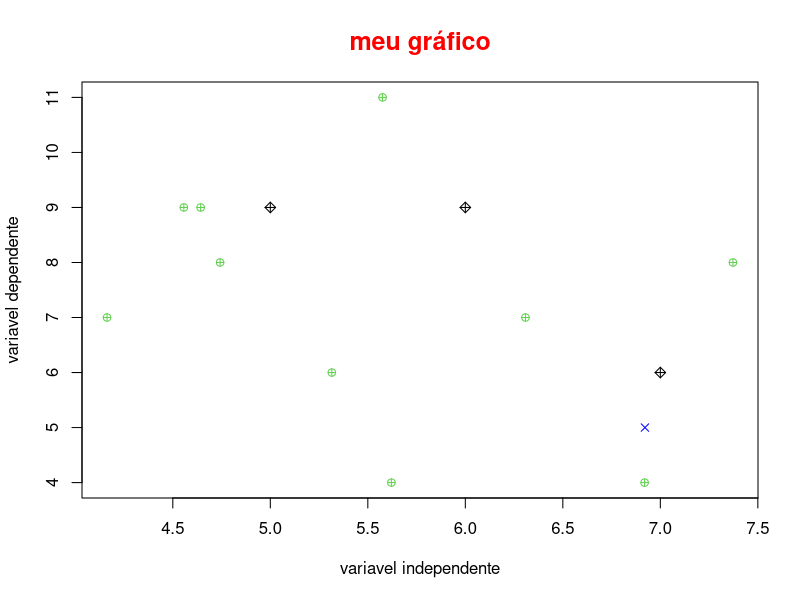

Write the R code that produced this figure.

#define dados

getwd()

set.seed(67)
x = rnorm(10,5.7)
x
y= rpois(10,7)
y

z= rnorm(10,6,7)
z

t = rpois(10,9)
#criar o plot

plot(x,y, col=123, pch= 10 , main = "meu gráfico", col.main="red", cex.main=1.5, xlab = "variavel independente", ylab = "variavel dependente")

#adicionar outros dados

  points(z,t, col="blue", pch=4)

points(y, col = 777, pch = 9, )
legend(-6,5.9, legend = c("Nivel 1","Nivel 2", "Nivel 3"),
       col= c(123, "blue",777), pch = c(10,4,9), cex =  0.65, bty = "n")
